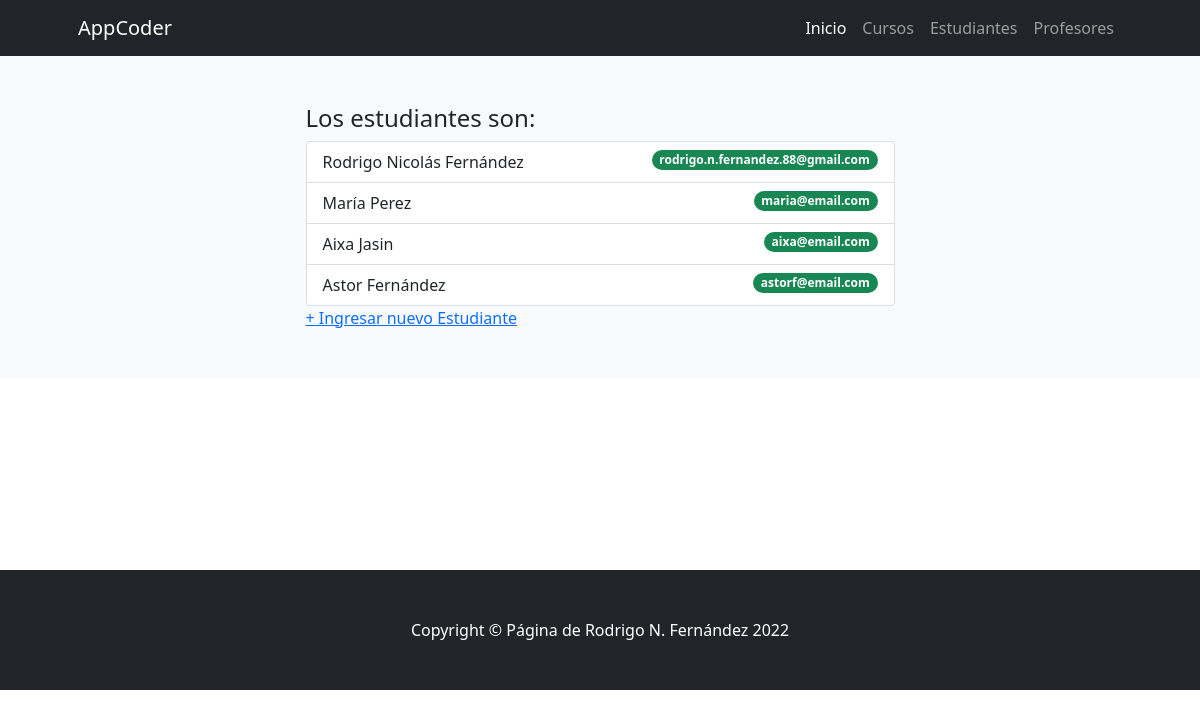
Page /coderapp/estudiantes/ on the committed database.
### ProyectoCoderApp/models.py (models this page shows)
class Estudiante(models.Model):
    nombre = models.CharField(max_length=30) # Texto
    apellido = models.CharField(max_length=30) # Texto
    email = models.EmailField(blank=True, null=True) # Email - Opcional

### ProyectoCoderApp/views.py (the view)
# urls.py: path('estudiantes/', estudiantes, name="estudiantes"),
def estudiantes(request):
    estudiantes=Estudiante.objects.all()
    ctx={"estudiantes":estudiantes}
    return render(request,'ProyectoCoderApp/estudiantes.html',ctx)

### ProyectoCoderApp/templates/ProyectoCoderApp/estudiantes.html (shortened to what this page needs)
{% extends 'ProyectoCoderApp/base.html' %}
{% load static %}
{% block contenidoPagina %}
<section class="bg-light py-5">
    <div class="container px-5">
        <div class="row gx-5 justify-content-center">
            <div class="col-lg-7">
                <h4>Los estudiantes son:</h4>
                <ul class="list-group">
                    {% for estudiante in estudiantes %}
                        <li class="list-group-item d-flex justify-content-between align-items-start">
                            {{ estudiante.nombre }}
                            {{ estudiante.apellido }}
                            <span class="badge bg-success rounded-pill">{{ estudiante.email }}</span>
                        </li>
                    {% endfor %}
                </ul>
                <a href="{% url 'crear_estudiante' %}"> + Ingresar nuevo Estudiante </a>
            </div>
        </div>
    </div>
</section>
{% endblock %}

### ProyectoCoderApp/templates/ProyectoCoderApp/base.html (shortened to what this page needs)
{% load static %}
<!DOCTYPE html>
<html lang="es">
    <head>
        <link href="https://cdn.jsdelivr.net/npm/bootstrap-icons@1.4.1/font/bootstrap-icons.css" rel="stylesheet" />
        <link href="{% static 'css/styles.css' %}" rel="stylesheet" />
    </head>
    <body>
        <nav class="navbar navbar-expand-lg navbar-dark bg-dark">
            <div class="container px-5">
                <a class="navbar-brand" href="{% url 'inicio' %}">AppCoder</a>
                <div class="collapse navbar-collapse" id="navbarSupportedContent">
                    <ul class="navbar-nav ms-auto mb-2 mb-lg-0">
                        <li class="nav-item"><a class="nav-link active" aria-current="page" href="{% url 'inicio' %}">Inicio</a></li>
                        <li class="nav-item"><a class="nav-link" href="{% url 'cursos' %}">Cursos</a></li>
                        <li class="nav-item"><a class="nav-link" href="{% url 'estudiantes' %}">Estudiantes</a></li>
                        <li class="nav-item"><a class="nav-link" href="{% url 'profesores' %}">Profesores</a></li>
                    </ul>
                </div>
            </div>
        </nav>
        {% block contenidoPagina %}
        {% endblock %}
<br><br><br><br><br><br><br><br>
        <footer class="py-5 bg-dark">
            <div class="container px-5"><p class="m-0 text-center text-white">Copyright &copy; Página de Rodrigo N. Fernández 2022</p></div>
        </footer>
    </body>
</html>

### rows in the picture
Estudiante: nombre "Rodrigo Nicolás", apellido "Fernández", email "rodrigo.n.fernandez.88@gmail.com"
Estudiante: nombre "María", apellido "Perez", email "maria@email.com"
Estudiante: nombre "Aixa", apellido "Jasin", email "aixa@email.com"
Estudiante: nombre "Astor", apellido "Fernández", email "astorf@email.com"
